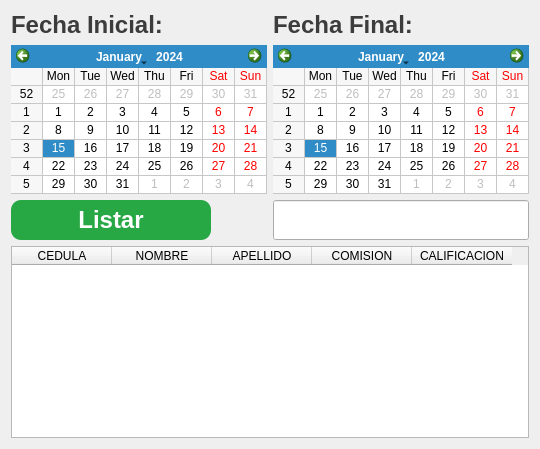
                       <widget class="QWidget" name="tab_desempenio">
                        <property name="styleSheet">
                         <string notr="true">
QLabel
{
    color: rgb(60, 60, 60);
	font: bold 24px;
}


QPushButton{
font: bold 24px;
color: rgb(255, 255, 255);
background-color: rgb(40, 167, 69);
border-top-left-radius: 10px;
border-bottom-left-radius: 10px;
border-bottom-right-radius: 10px;
border-top-right-radius: 10px;
}


QPushButton:hover{
background-color: rgb(170, 170, 170);
border-top-left-radius: 10px;
border-bottom-left-radius: 10px;
border-bottom-right-radius: 10px;
border-top-right-radius: 10px;
color:rgb(35, 35, 35);
}</string>
                        </property>
                        <attribute name="title">
                         <string>Desempeño Agentes</string>
                        </attribute>
                        <layout class="QGridLayout" name="gridLayout_7">
                         <item row="0" column="0">
                          <widget class="QLabel" name="label_38">
                           <property name="text">
                            <string>Fecha Inicial:</string>
                           </property>
                          </widget>
                         </item>
                         <item row="0" column="1">
                          <widget class="QLabel" name="label_39">
                           <property name="text">
                            <string>Fecha Final:</string>
                           </property>
                          </widget>
                         </item>
                         <item row="1" column="0">
                          <widget class="QCalendarWidget" name="cld_feIni_desempenio_reportes">
                           <property name="gridVisible">
                            <bool>true</bool>
                           </property>
                          </widget>
                         </item>
                         <item row="1" column="1">
                          <widget class="QCalendarWidget" name="cld_feFini_desempenio_reportes">
                           <property name="gridVisible">
                            <bool>true</bool>
                           </property>
                          </widget>
                         </item>
                         <item row="2" column="0">
                          <widget class="QPushButton" name="btn_desempenio_listar_reporte">
                           <property name="minimumSize">
                            <size>
                             <width>50</width>
                             <height>40</height>
                            </size>
                           </property>
                           <property name="maximumSize">
                            <size>
                             <width>200</width>
                             <height>16777215</height>
                            </size>
                           </property>
                           <property name="text">
                            <string>Listar</string>
                           </property>
                          </widget>
                         </item>
                         <item row="3" column="0" colspan="2">
                          <widget class="QTableWidget" name="tbl_desempenio">
                           <column>
                            <property name="text">
                             <string>CEDULA</string>
                            </property>
                           </column>
                           <column>
                            <property name="text">
                             <string>NOMBRE</string>
                            </property>
                           </column>
                           <column>
                            <property name="text">
                             <string>APELLIDO</string>
                            </property>
                           </column>
                           <column>
                            <property name="text">
                             <string>COMISION</string>
                            </property>
                           </column>
                           <column>
                            <property name="text">
                             <string>CALIFICACION</string>
                            </property>
                           </column>
                          </widget>
                         </item>
                         <item row="2" column="1">
                          <widget class="QLineEdit" name="lineEdit_17">
                           <property name="minimumSize">
                            <size>
                             <width>0</width>
                             <height>40</height>
                            </size>
                           </property>
                          </widget>
                         </item>
                        </layout>
                       </widget>
